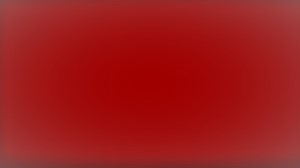
#> input picture image Processing/images/red2.jpg, 300 x 168 px, given in place of red.png, which was not available
$ python diff_r_b_g.py
#> lines starting #> are read from the running program, lines starting #| are printed output that depends on the picture; pictures that were not available may be replaced by others from this repository, and a replacement may not be noted
import cv2
import numpy as np
from matplotlib import pyplot as plt

img_1 = cv2.imread("images/red.png")
#> img_1 is the input picture: shape (168, 300, 3); mean B, G, R 27.2, 27.1, 159.1
img_2 = cv2.imread("images/red3.jpg")
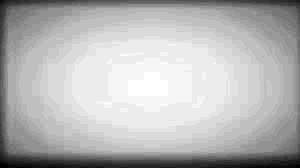
#> input picture image Processing/images/red3.jpg, 300 x 168 px
#> img_2 is the input picture: shape (168, 300, 3); min 9, max 37, mean 29

# -----------------check both img size ------------------------------
if img_1.shape == img_2.shape:
    print("The images have same size and channels")
    difference = cv2.subtract(img_1,img_2)
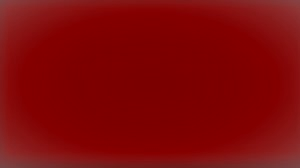
#> difference: shape (168, 300, 3); mean B, G, R 8.7, 8.7, 130.1
    b, g, r = cv2.split(difference)
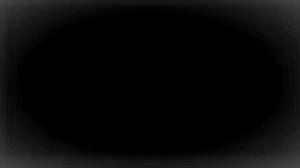
#> b: shape (168, 300); min 0, max 72, mean 8.7
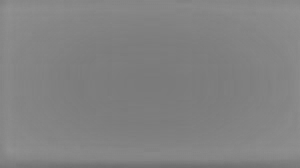
#> r: shape (168, 300); min 109, max 145, mean 130.1
    if cv2.countNonZero(b) == 0 and cv2.countNonZero(g) == 0 and cv2.countNonZero(r) == 0:
        print("The images are completely Equal")
    else:
        print("The Images are not same..")
else:
    print("Images Have not same size")


# ----------------Check for similarities---------------------------
sift = cv2.xfeatures2d.SIFT_create()
kp_1, desc_1 = sift.detectAndCompute(img_1, None)
#> kp_1 = (); desc_1 = None
kp_2, desc_2 = sift.detectAndCompute(img_2, None)
#> kp_2 = (); desc_2 = None

print(sift)


index_params = dict(algorithm=0, trees=5)
search_params = dict()
flann = cv2.FlannBasedMatcher(index_params, search_params)
matches = flann.knnMatch(desc_1, desc_2, k=2)
#> matches = ()
print(len(matches))
#| 0


good_points = []
ratio = 0.6
for m, n in matches:
    if m.distance < ratio*n.distance:
        good_points.append(m)
#> this loop made 0 passes
#> after the loop, good_points = []
print(len(good_points))
#| 0


result = cv2.drawMatches(img_1, kp_1, img_2, kp_2,good_points, None)
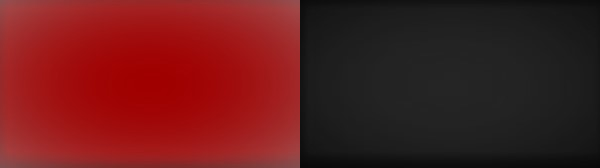
#> result: shape (168, 600, 3); mean B, G, R 28.1, 28, 94

# [9 lines of commented-out code are left out]

cv2.imshow("Original", img_1)
cv2.imshow("Duplicate", img_2)
cv2.imshow("result", result)
cv2.waitKey(0)
cv2.destroyAllWindows()
